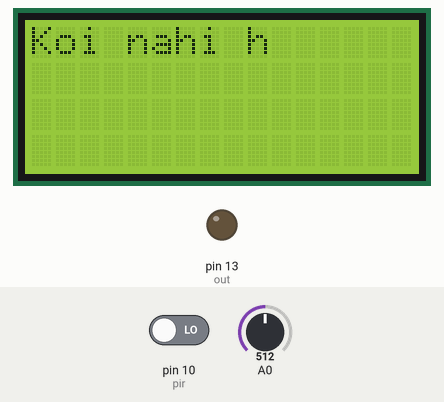
Bench run of a sketch on a simulated Arduino Uno, built with avr-gcc and run on an emulated ATmega328P. Parts: 16×4 character LCD, output pins drawn as LEDs (lit = HIGH). The inputs (shaded band) are chosen by the test bench; at power-on: pin 10 (pir) LOW, A0 = 512.

Above: at 1.2 s.
1.3 s: pin 10 (pir) driven HIGH
At 1.7 s:
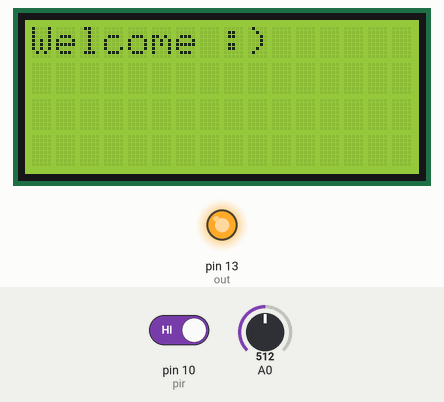
2.8 s: pin 10 (pir) driven LOW
At 4.1 s:
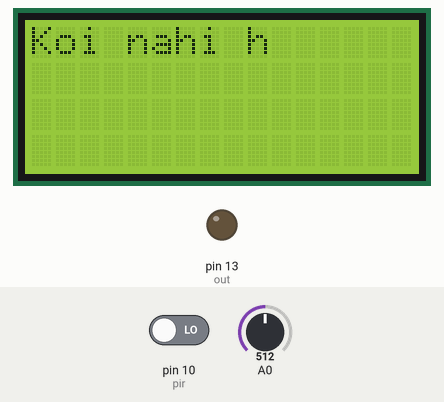
Timing chart, 0 to 5.8 s (numbered marks = the images above; inputs shaded):
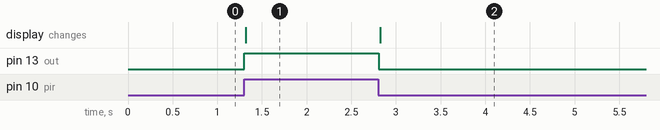

Measured:
- after the input at 1.3 s, pin 13 (out): LOW → HIGH at once; the display: changes at once (image 1)
- after the input at 2.8 s, pin 13 (out): HIGH → LOW at once; the display: changes at once (image 2)

The sketch:

Home_Automation_.ino
```cpp
#include<LM35.h>
#include<LiquidCrystal_I2C.h>
#include<Wire.h>
const int out = 13;
const int pir = 10;
LM35 input_pin(A0);
LiquidCrystal_I2C lcd(0x20,16,4);
void setup() {
  lcd.begin(16,4);
  pinMode(out,OUTPUT);
  pinMode(pir,INPUT);
}
bool pir_value()
{
  return digitalRead(pir);
}
void loop() {
  int temp = input_pin.cel();
  if( pir_value() && temp >= 20)
  {
    digitalWrite(out,1);
    lcd.setCursor(0,0);
    lcd.print("Welcome :)       ");
  }
  else
  {
    digitalWrite(out,0);
    lcd.setCursor(0,0);
    lcd.print("Koi nahi h    ");
  }

}
```
